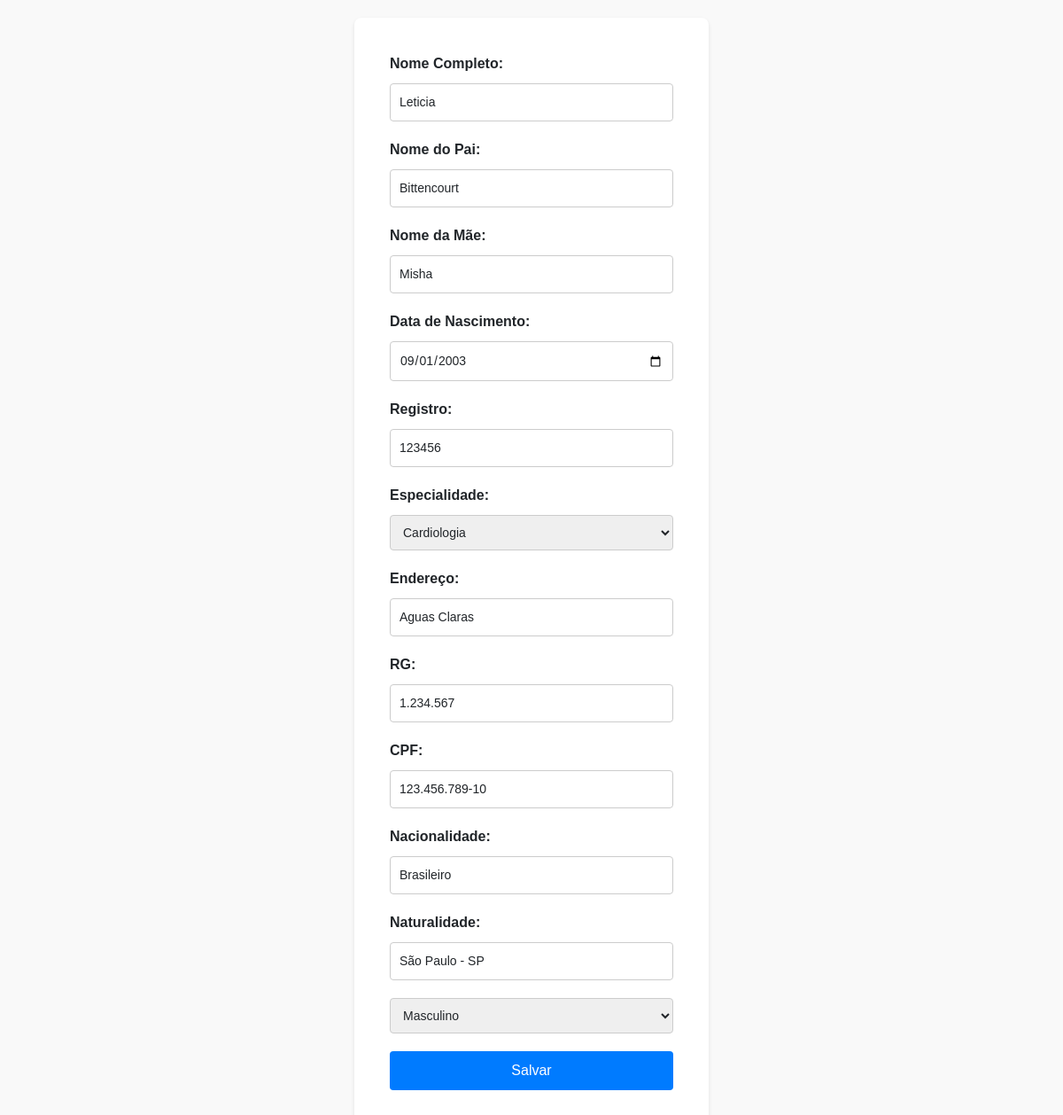
The app's page /VIEW/perfil.php (signed in) with its own data.
### tables this page shows
create table funcionario
(
idFuncionario int (10) not null auto_increment,
nome varchar (500) not null,
pai varchar (500) not null,
mae varchar (500) not null,
dt_nasc date not null,
naturalidade varchar (500) not null,
nacionalidade varchar (500) not null,
registro varchar (50) not null, 
endereco varchar (100) not null, 
rg varchar (20) not null,
cpf varchar (50) not null,
sexo char (2) not null,
idEspecialidade int(10) not null,
primary key (idFuncionario),
idUsuario int(10) not null,
constraint usuario_funcionario foreign key (idUsuario) references usuario (idUsuario)
);

### DAO/FuncionarioDAO.php (called while the page is built, shortened)
<?php
class FuncionarioDAO {
    public function PesquisarByID($UserID) {
        $pdo = Conexao::getInstance();
        $sql = "select * from funcionario where idUsuario = ?;";
        $execucao = $pdo->prepare($sql);
        $execucao->bindValue(1, $UserID);
        $execucao->execute();
        return $execucao->fetch(PDO::FETCH_ASSOC);
    }
}

### DAO/EspecialidadeDAO.php (called while the page is built, shortened)
<?php
class EspecialidadeDAO {
    public function ObterEspecialidades() {
        $pdo = Conexao::getInstance();
        $sql = "SELECT * FROM especialidade;";
        $execucao = $pdo->prepare($sql);
        $execucao->execute();
        $pesquisa = $execucao->fetchALL(PDO::FETCH_ASSOC);
        return $pesquisa;
    }
}

### VIEW/perfil.php (the view, shortened to what this page needs)
<?php
require_once "../DAO/EspecialidadeDAO.php";
require_once "../DAO/FuncionarioDAO.php";
  if ($_SESSION['idPerfil'] == 3) {
  $PacienteDAO = new PacienteDAO();
  $usuario = $PacienteDAO->PesquisarByID($_SESSION['idUsuario']);
  }
  else if ($_SESSION['idPerfil'] == 2) {
  $FuncionarioDAO = new FuncionarioDAO();
  $usuario = $FuncionarioDAO->PesquisarByID($_SESSION['idUsuario']);
  }
?>
<!DOCTYPE html>
<html>
<head>
</head>
<body>
    <form name="perfilForm" id="perfilForm" method="POST" action="../Controller/perfilControl.php">
        <label for="nome">Nome Completo:</label>
        <input type="text" id="nome" name="nome" value="<?php if(isset($usuario['nome'])) { echo $usuario['nome']; } else echo "";  ?>" required>
        <label for="pai">Nome do Pai:</label>
        <input type="text" id="pai" name="pai" value="<?php if(isset($usuario['pai'])) { echo $usuario['pai']; } else echo "";  ?>" required>
        <label for="mae">Nome da Mãe:</label>
        <input type="text" id="mae" name="mae" value="<?php if(isset($usuario['mae'])) { echo $usuario['mae']; } else echo "";  ?>" required>
        <label for="dt_nasc">Data de Nascimento:</label>
        <input type="date" id="dt_nasc" name="dt_nasc" value="<?php if(isset($usuario['dt_nasc'])) { echo $usuario['dt_nasc']; } else echo "";  ?>" required>
        <?php if ($_SESSION['idPerfil'] == 2) { ?>
            <label for="registro">Registro:</label>
            <input type="text" id="registro" name="registro" value="<?php if(isset($usuario['registro'])) { echo $usuario['registro']; } else echo "";  ?>" required>
            <label for="especialidade">Especialidade:</label>
            <select name="especialidade">
            <?php
            $EspecialidadeDAO = new EspecialidadeDAO();
            $especialidades = $EspecialidadeDAO->ObterEspecialidades();
            var_dump($especialidades);
            foreach ($especialidades as $especialidade)
            {
                echo "<option value='".$especialidade['idEspecialidade']."'>".$especialidade['especialidade']."</option>";
            }
            ?>
            </select><br>
        <?php } else { ?>
            <label for="raca">Raça:</label>
            <input type="text" id="raca" name="raca" value="<?php if(isset($usuario['raca'])) { echo $usuario['raca']; } else echo "";  ?>" required>
        <?php } ?>
        <label for="address">Endereço:</label>
        <input type="text" id="address" name="address" value="<?php if(isset($usuario['endereco'])) { echo $usuario['endereco']; } else echo "";  ?>"required>
        <label for="RG">RG:</label>
        <input type="text" id="RG" name="RG" value="<?php if(isset($usuario['rg'])) { echo $usuario['rg']; } else echo "";  ?>" required>
        <label for="CPF">CPF:</label>
        <input type="text" id="CPF" name="CPF" value="<?php if(isset($usuario['cpf'])) { echo $usuario['cpf']; } else echo "";  ?>" required>
        <label for="Nacionalidade">Nacionalidade:</label>
        <input type="text" id="naci" name="naci" value="<?php if(isset($usuario['nacionalidade'])) { echo $usuario['nacionalidade']; } else echo "";  ?>" required>
        <label for="Naturalidade">Naturalidade:</label>
        <input type="text" id="natu" name="natu" value="<?php if(isset($usuario['naturalidade'])) { echo $usuario['naturalidade']; } else echo "";  ?>" required>
        <select name="sexo" value="<?php if(isset($usuario['sexo'])) { echo $usuario['sexo']; } else echo "";  ?>">
            <option value="M">Masculino</option>
        </select>
        <button type="submit">Salvar</button>
    </form>
</body>
</html>

### VIEW/perfil.php (style rules this page uses)
body { font-family: Arial, sans-serif; background-color: #f9f9f9; padding: 20px; }
form { max-width: 400px; margin: 0 auto; background-color: #fff; padding: 40px; border-radius: 8px; box-shadow: 0 2px 4px rgba(0, 0, 0, 0.1); }
label { display: block; margin-bottom: 10px; font-weight: bold; }
input, select { width: 100%; padding: 10px; margin-bottom: 20px; border: 1px solid #ccc; border-radius: 4px; box-sizing: border-box; font-size: 14px; }
button { width: 100%; padding: 10px; background-color: #007bff; color: #fff; border: none; border-radius: 4px; font-size: 16px; cursor: pointer; }

### records on screen
funcionario: nome "Leticia", pai "Bittencourt", mae "Misha", dt_nasc "09/01/2003", registro "123456", address "Aguas Claras", RG "1.234.567", CPF "123.456.789-10", naci "Brasileiro", natu "São Paulo - SP", sexo "Masculino"

### other values on screen
form field especialidade "Cardiologia"
